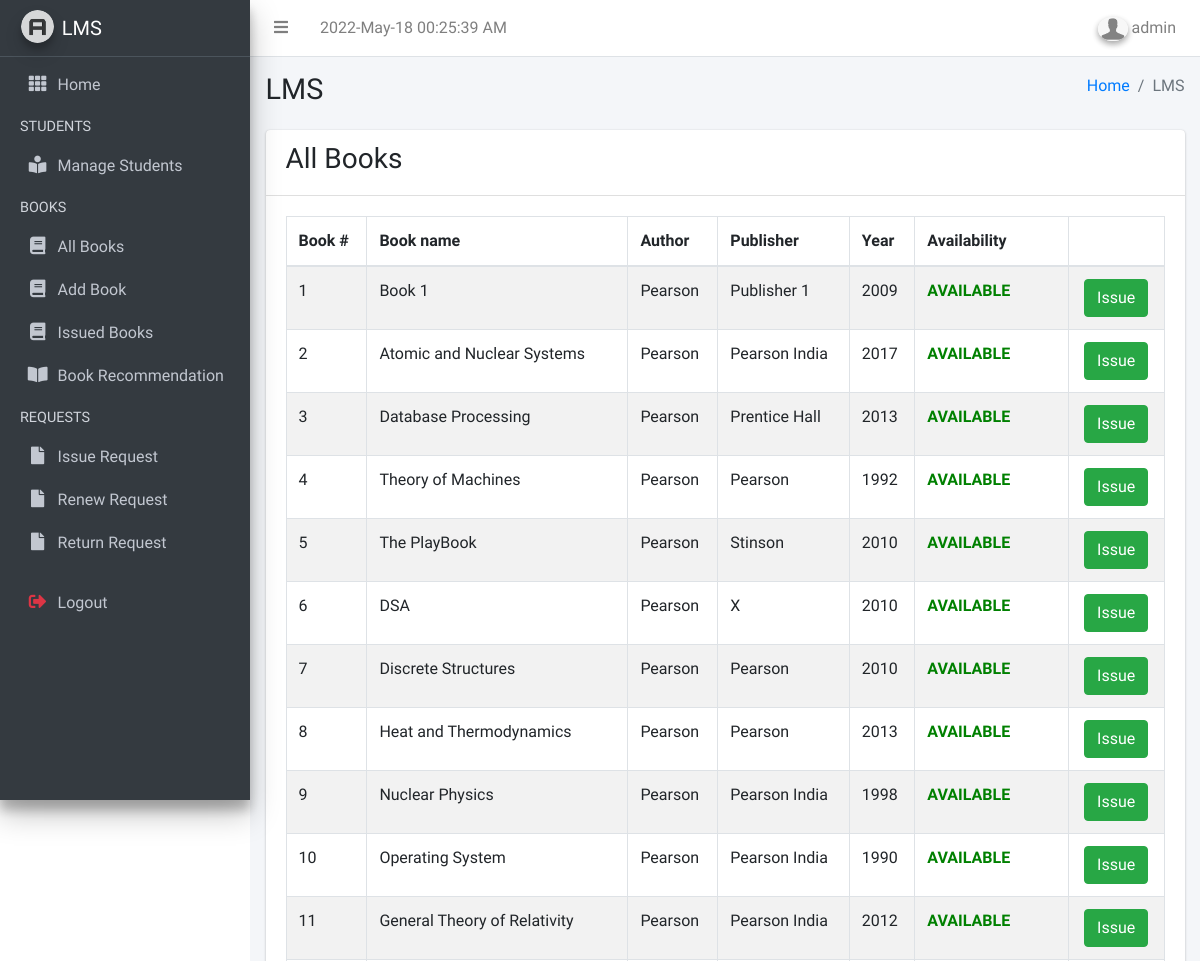
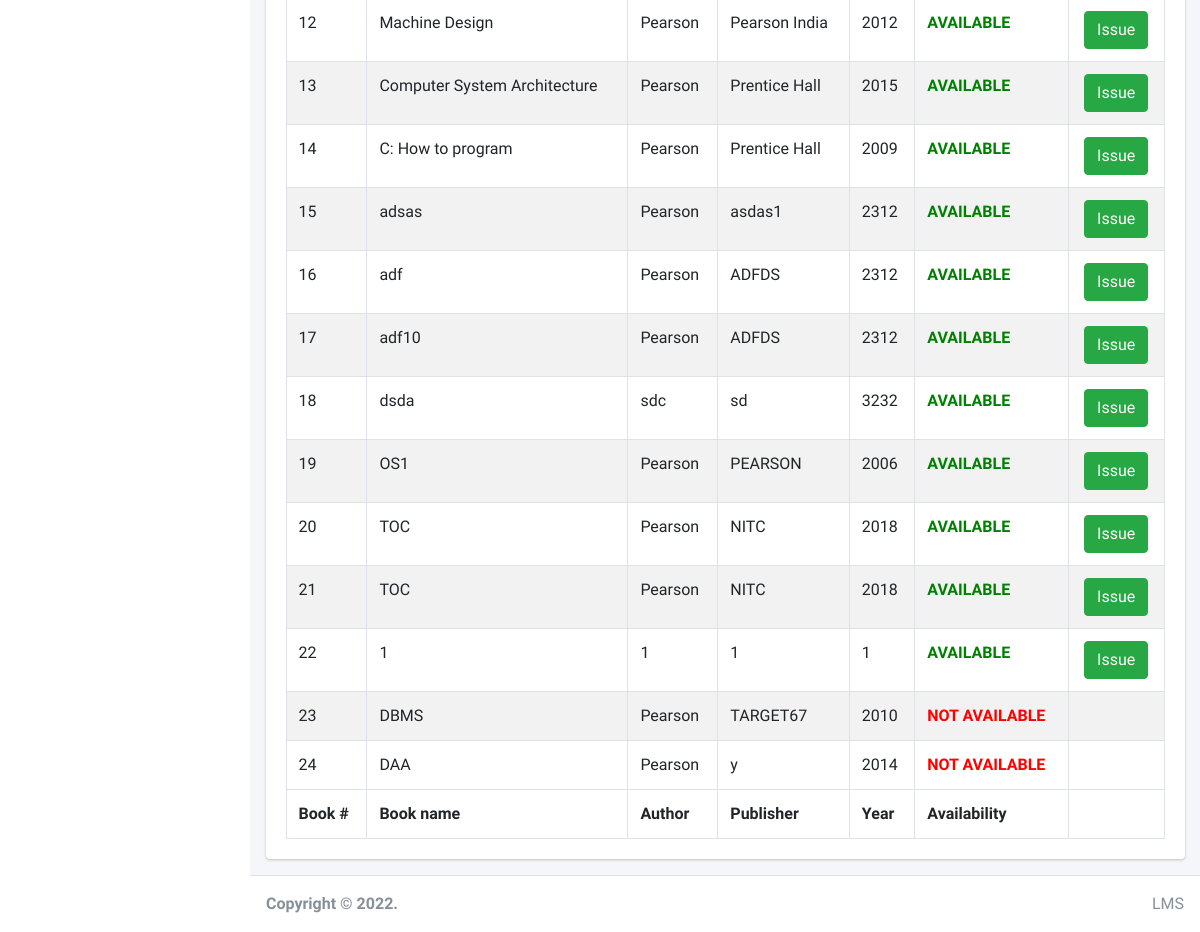
The app's page /Student/allBooks.php (signed in), older data (2 pictures, top to bottom).
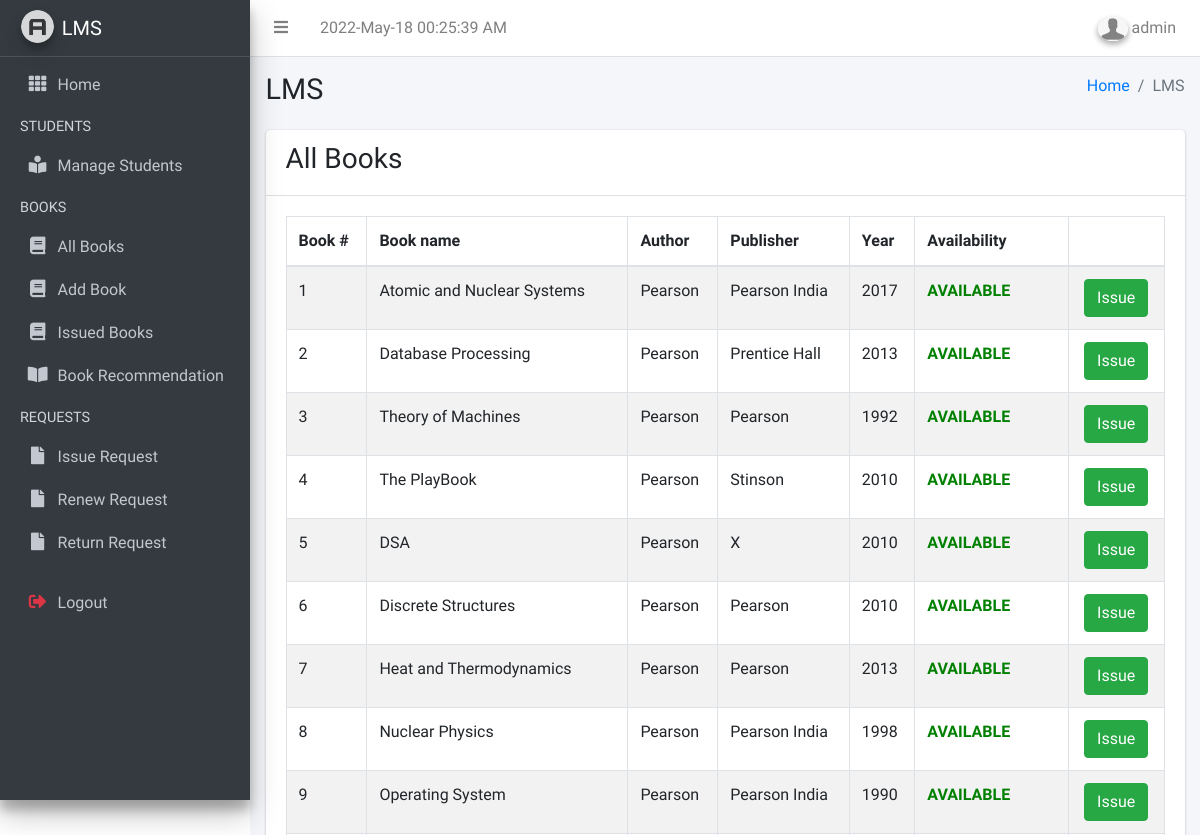
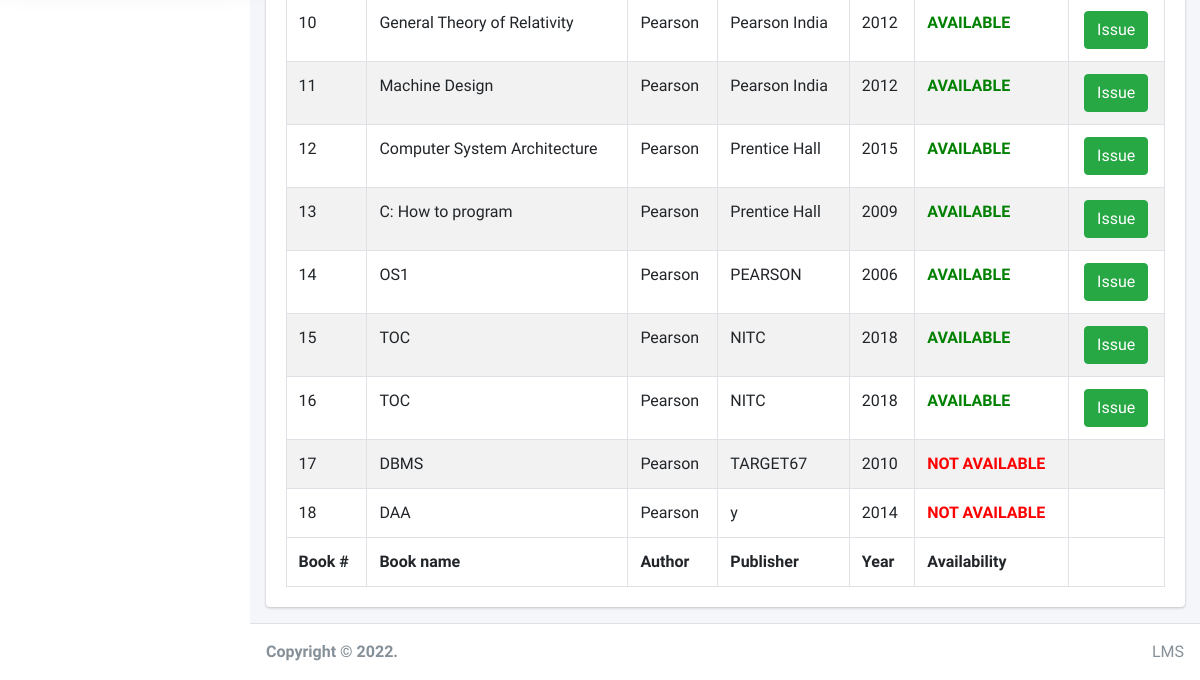
The same page, newer data (2 pictures, top to bottom).
### tables this page shows
CREATE TABLE `book` (
  `BookId` int(10) NOT NULL,
  `Title` varchar(50) DEFAULT NULL,
  `Author` text NOT NULL,
  `Publisher` varchar(50) DEFAULT NULL,
  `Year` varchar(50) DEFAULT NULL,
  `Availability` int(5) DEFAULT NULL
);

### Student/allBooks.php (the view, shortened to what this page needs)
  <?php include "../includes/header.php" ?>
  <?php include "../includes/navbar.php" ?>
  <?php include "../includes/sidebar.php" ?>
  <div class="content-wrapper">
    <?php include "../includes/breadcrumb.php" ?>
    <div class="content">
      <div class="container-fluid">
        <div class="row">
          <div class="col-md-12">
            <div class="card">
              <div class="card-header">
                <h3>All Books</h3>
              </div>
              <div class="card-body">
                <table id="example1" class="table table-bordered table-striped">
                  <thead>
                    <tr>
                      <th>Book #</th>
                      <th>Book name</th>
                      <th>Author</th>
                      <th>Publisher</th>
                      <th>Year</th>
                      <th>Availability</th>
                      <th></th>
                    </tr>
                  </thead>
                  <tbody>
                    <?php
                    $sql="SELECT * FROM lms_DB.book order by Availability DESC";
                    $result=$conn->query($sql);
                    $i = 1;
                    while($row=$result->fetch_assoc())
                    {
                        $bookid=$row['BookId'];
                        $name=$row['Title'];
                        $avail=$row['Availability'];
                    ?>
                  <tr>
                    <td><?=$i;$i++;?></td>
                    <td><?php echo $name ?></td>
                    <td><?= $row['Author'];?></td>
                    <td><?= $row['Publisher'];?></td>
                    <td><?= $row['Year'];?></td>
                    <td><b><?php if($avail > 0)
                          echo "<font color=\"green\">AVAILABLE</font>";
                        else
                          echo "<font color=\"red\">NOT AVAILABLE</font>";
                             ?></b></td>
                      <td><center>
                      <?php
                      if($avail > 0)
                        echo "<a href=\"issue_request.php?id=".$bookid."\" class=\"btn btn-success\">Issue</a>";
                      ?>
                      </center></td>
                  </tr>
                   <?php } ?>
                  </tbody>
                  <tfoot>
                  <tr>
                      <th>Book #</th>
                      <th>Book name</th>
                      <th>Author</th>
                      <th>Publisher</th>
                      <th>Year</th>
                      <th>Availability</th>
                      <th></th>
                  </tr>
                  </tfoot>
                </table>
              </div>
            </div>
          </div>
        </div>
      </div>
    </div>
  </div>
  <?php include "../includes/footer.php" ?>
</div>
</body>
</html>

### includes/header.php (shortened to what this page needs)
<?php
  $Nowdate = date('Y-M-d H:i:s A');
?>
<!DOCTYPE html>
<html lang="en">
<head>
  <link rel="stylesheet" href="../assets/css/all.min.css">
  <link rel="stylesheet" href="../assets/css/dataTables.bootstrap4.min.css">
  <link rel="stylesheet" href="../assets/css/responsive.bootstrap4.min.css">
  <link rel="stylesheet" href="../assets/css/buttons.bootstrap4.min.css">
  <link rel="stylesheet" href="../assets/css/adminlte.min.css">
  <link rel="stylesheet" href="../assets/css/tempusdominus-bootstrap-4.min.css">
  <link rel="stylesheet" href="../assets/css/OverlayScrollbars.min.css">
</head>
<body class="hold-transition sidebar-mini layout-fixed">
<div class="wrapper">

### includes/navbar.php (shortened to what this page needs)
<nav class="main-header navbar navbar-expand navbar-white navbar-light">
    <ul class="navbar-nav">
      <li class="nav-item">
        <a class="nav-link" data-widget="pushmenu" href="#" role="button"><i class="fas fa-bars"></i></a>
      </li>
      <li class="nav-item d-none d-sm-inline-block">
        <a class="nav-link"><?php echo $Nowdate;   ?></a>
      </li>
    </ul>
    <ul class="navbar-nav ml-auto">
      <li class="nav-item dropdown">
        <a class="nav-link" data-toggle="dropdown"  role="button">
          <img src="../assets/images/avatar.png" class="img-circle elevation-2" alt="User Image" style="width: 30px;">
          <?= $_SESSION['Name']?>
        </a>
      </li>
    </ul>
  </nav>

### includes/sidebar.php (shortened to what this page needs)
<aside class="main-sidebar sidebar-dark-primary elevation-4">
    <a href="index3.html" class="brand-link">
      <img src="../assets/images/AdminLTELogo.png" alt="AdminLTE Logo" class="brand-image img-circle elevation-3" style="opacity: .8">
      <span class="brand-text font-weight-light"><strong>LMS</strong></span>
    </a>
    <div class="sidebar">
      <nav class="mt-2">
        <ul class="nav nav-pills nav-sidebar flex-column" data-widget="treeview" role="menu" data-accordion="false">
          <li class="nav-item">
            <a href="dashboard.php" class="nav-link">
              <i class="nav-icon fas fa-th"></i>
              <p>
                Home
              </p>
            </a>
          </li>
          <?php if (isset($_SESSION['Type'])){
            if ($_SESSION['Type'] === 'Admin'){
          ?>
          <li class="nav-header">STUDENTS</li>
          <li class="nav-item">
            <a href="manageStudents.php" class="nav-link">
              <i class="nav-icon fas fa-book-reader"></i>
              <p>
                Manage Students
              </p>
            </a>
          </li>
          <li class="nav-header">BOOKS</li>
          <li class="nav-item">
            <a href="allBooks.php" class="nav-link">
              <i class="nav-icon fas fa-book"></i>
              <p>
                All Books
              </p>
            </a>
          </li>
          <li class="nav-item">
            <a href="newBook.php" class="nav-link">
              <i class="nav-icon fas fa-book"></i>
              <p>
                Add Book
              </p>
            </a>
          </li>
          <li class="nav-item">
            <a href="issuedBook.php" class="nav-link">
              <i class="nav-icon fas fa-book"></i>
              <p>
                Issued Books
              </p>
            </a>
          </li>
          <li class="nav-item">
            <a href="bookRecommendation.php" class="nav-link">
              <i class="fas fa-book-open nav-icon"></i>
              <p>Book Recommendation</p>
            </a>
          </li>
          <li class="nav-header">REQUESTS</li>
          <li class="nav-item">
            <a href="issueRequest.php" class="nav-link">
              <i class="nav-icon fas fa-file"></i>
              <p>Issue Request</p>
            </a>
          </li>
          <li class="nav-item">
            <a href="renewRequest.php" class="nav-link">
              <i class="nav-icon fas fa-file"></i>
              <p>Renew Request</p>
            </a>
          </li>
          <li class="nav-item">
            <a href="returnRequest.php" class="nav-link">
              <i class="nav-icon fas fa-file"></i>
              <p>Return Request</p>
            </a>
          </li>
          <?php
            }
          }
          ?>
          <li class="nav-header"></li>
          <li class="nav-item">
            <a href="../includes/logout.php" class="nav-link">
              <i class="nav-icon fas fa-sign-out-alt text-danger"></i>
              <p class="text">Logout</p>
            </a>
          </li>
        </ul>
      </nav>
    </div>
  </aside>

### includes/breadcrumb.php
<div class="content-header">
  <div class="container-fluid">
    <div class="row mb-2">
      <div class="col-sm-6">
        <h1 class="m-0"><?= isset($_SESSION['pageTitle']) ? $_SESSION['pageTitle'] : 'Page'?></h1>
      </div>
      <div class="col-sm-6">
        <ol class="breadcrumb float-sm-right">
          <li class="breadcrumb-item"><a href="#">Home</a></li>
          <li class="breadcrumb-item active"><?= isset($_SESSION['pageTitle']) ? $_SESSION['pageTitle'] : 'Page'?></li>
        </ol>
      </div>
    </div>
  </div>
</div>

### includes/footer.php
<footer class="main-footer">
  <div class="float-right d-none d-sm-inline">
    LMS
  </div>
  <strong>Copyright &copy; <?= date('Y')?>.</strong>
</footer>

Row changes from the older to the newer data that the page shows:
removed book: Title "Book 1", Author "Pearson", Publisher "Publisher 1", Year "2009", Availability "AVAILABLE"
removed book: Title "adsas", Author "Pearson", Publisher "asdas1", Year "2312", Availability "AVAILABLE"
removed book: Title "adf", Author "Pearson", Publisher "ADFDS", Year "2312", Availability "AVAILABLE"
removed book: Title "adf10", Author "Pearson", Publisher "ADFDS", Year "2312", Availability "AVAILABLE"
removed book: Title "dsda", Author "sdc", Publisher "sd", Year "3232", Availability "AVAILABLE"
removed book: Title "1", Author "1", Publisher "1", Year "1", Availability "AVAILABLE"
